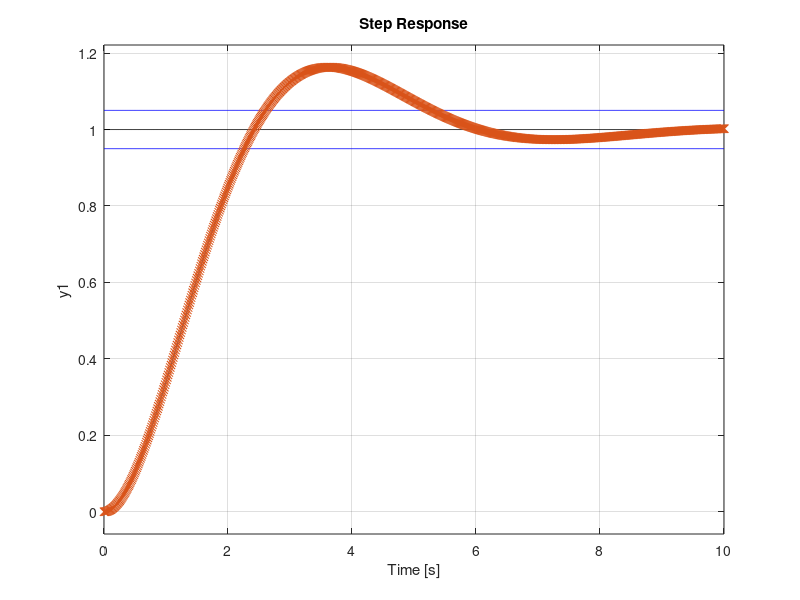
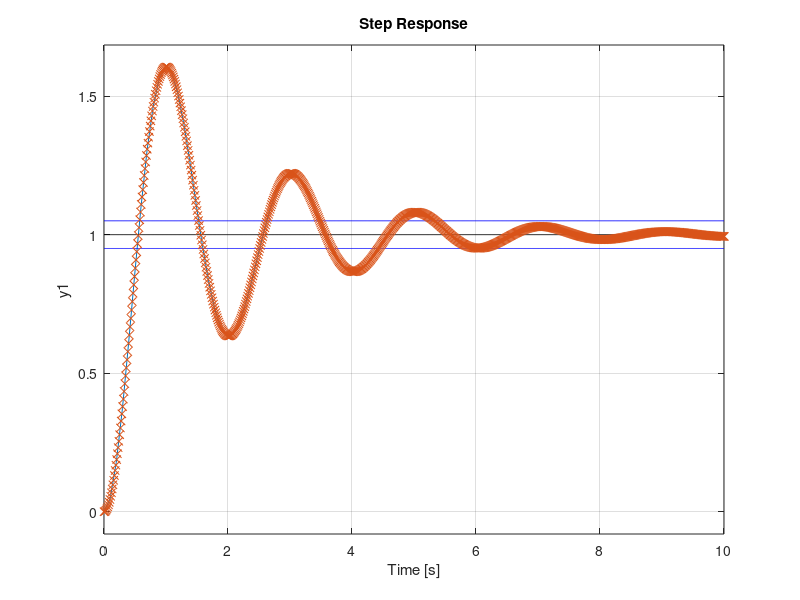
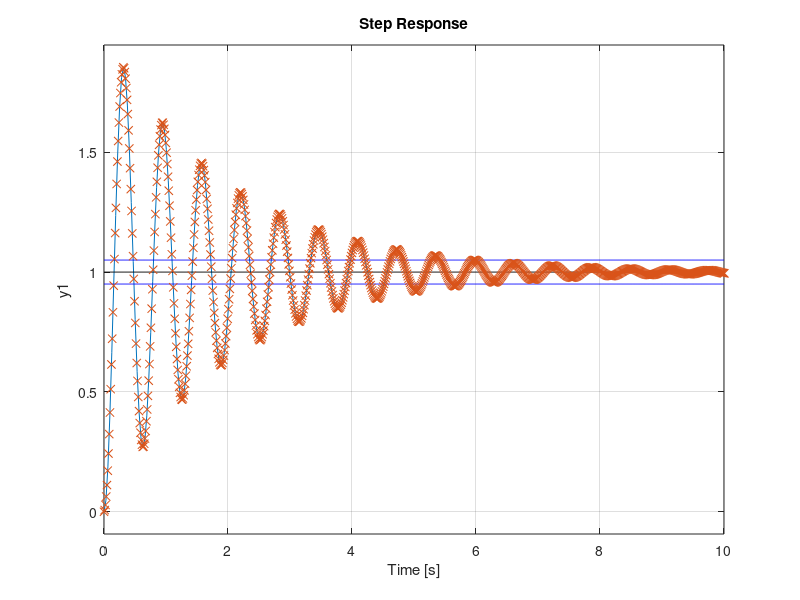

Write the MATLAB code that produced these figures, in order.
clear all;clc;
close all;

pkg load control
G = tf([1],[1 1 0 ])
K = 1;
G_fd = feedback(G*K,1,-1)

final_time  = 12.0;
figure(1)
[Resp, Resp_t ]= step(G_fd,final_time);
step(G_fd,final_time);
hold on
step(tf([1],[1]),'k')
hold on
step(tf([1.05],[1]),'b')
hold on
step(tf([0.95],[1]),'b')

Omega_n = sqrt(K);
zeta = 1/Omega_n/2;
phi = acos(zeta);

Fre = Omega_n*sqrt(1-zeta^2)
T_max = (pi/2-phi)/Omega_n/sqrt(1-zeta^2)
Overshoot = 1/sqrt(1-zeta^2)*exp(-zeta*Omega_n.*T_max)

hold on
x = linspace(0, final_time,1000.0);
y =  1 - 1/sqrt(1-zeta^2).*exp(-zeta*Omega_n.*x).*sin(Omega_n.*sqrt(1-zeta^2).*x+phi);
plot(x,y,'x')
hold off

%%%%%%%%%%%%%%%%%%%%%%%%%%%%%%%%%%%%%%%%%%%%%%%%%%%%%%%%%%%%%%%%
G = tf([1],[1 1 0 ])
K = 10;
G_fd = feedback(G*K,1,-1)

final_time  = 12.0;
figure(2)
[Resp, Resp_t ]= step(G_fd,final_time);
step(G_fd,final_time);
hold on
step(tf([1],[1]),'k')
hold on
step(tf([1.05],[1]),'b')
hold on
step(tf([0.95],[1]),'b')

Omega_n = sqrt(K);
zeta = 1/Omega_n/2;
phi = acos(zeta);

Fre = Omega_n*sqrt(1-zeta^2)
T_max = (3*pi/2-phi)/Omega_n/sqrt(1-zeta^2)
Overshoot = 1/sqrt(1-zeta^2)*exp(-zeta*Omega_n*T_max) +1

hold on
x = linspace(0, final_time,1000.0);
y =  1 - 1/sqrt(1-zeta^2).*exp(-zeta*Omega_n.*x).*sin(Omega_n.*sqrt(1-zeta^2).*x+phi);
plot(x,y,'x')
hold off

%%%%%%%%%%%%%%%%%%%%%%%%%%%%%%%%%%%%%%%%%%%%%%%%%%%%%%%%%%%%%%%%
G = tf([1],[1 1 0 ])
K = 100;
G_fd = feedback(G*K,1,-1)

final_time  = 12.0;
figure(3)
[Resp, Resp_t ]= step(G_fd,final_time);
step(G_fd,final_time);
hold on
step(tf([1],[1]),'k')
hold on
step(tf([1.05],[1]),'b')
hold on
step(tf([0.95],[1]),'b')

Omega_n = sqrt(K);
zeta = 1/Omega_n/2;
phi = acos(zeta);

Fre = Omega_n*sqrt(1-zeta^2)
T_max = (3*pi/2-phi)/Omega_n/sqrt(1-zeta^2)
Overshoot = 1/sqrt(1-zeta^2)*exp(-zeta*Omega_n*T_max) +1

hold on
x = linspace(0, final_time,1000.0);
y =  1 - 1/sqrt(1-zeta^2).*exp(-zeta*Omega_n.*x).*sin(Omega_n.*sqrt(1-zeta^2).*x+phi);
plot(x,y,'x')
hold off
